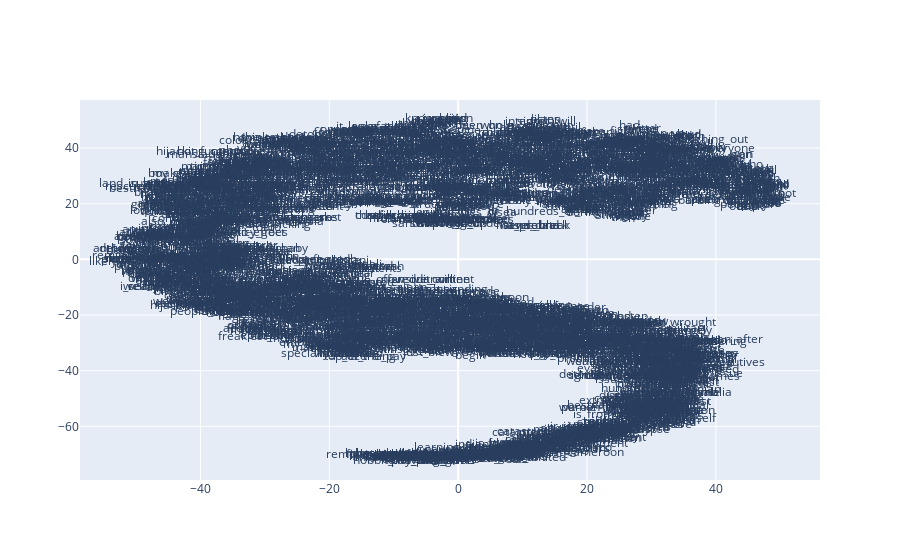

Notebook cell for this chart:
### Code cell
x_vals, y_vals, labels = reduce_dimensions(model_ui_sg)
plot_function(x_vals, y_vals, labels)

### Figure 1 — Plotly figure (JSON) as saved in the notebook; plotly's stock layout.template omitted (floating-point values rounded to 4 significant figures; data arrays with more than 128 entries replaced by an {"elided": "..."} marker saying what was removed)
{"data": [{"mode": "text", "text": {"elided": "3563 str values"}, "type": "scatter", "x": {"elided": "3563 float values"}, "y": {"elided": "3563 float values"}}], "layout": {}}
